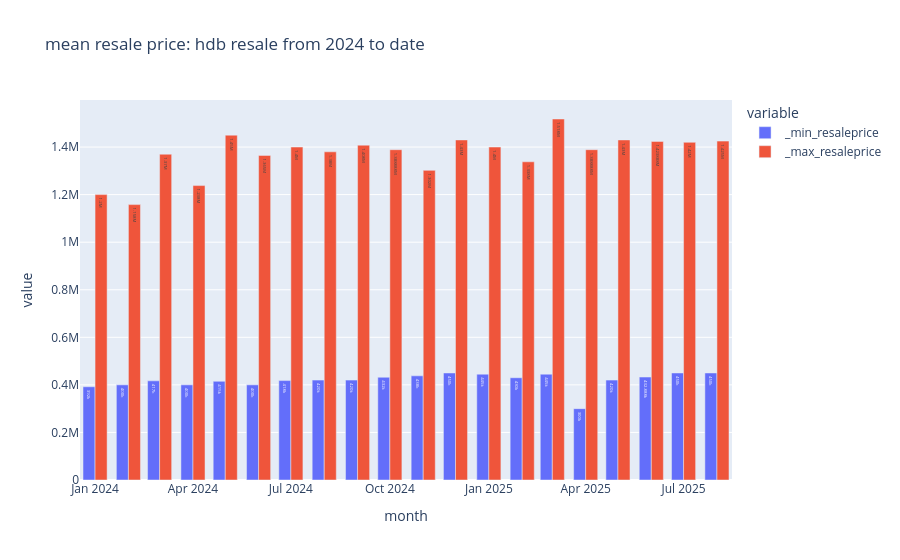

Notebook source saved alongside this figure:
### Code cell
fig = px.bar(g4, y=["_min_resaleprice","_max_resaleprice"], text_auto=True,title='mean resale price: hdb resale from 2024 to date')
fig.update_layout(barmode='group')
fig.show()

### Figure 1 — Plotly figure (JSON) as saved in the notebook; plotly's stock layout.template omitted (floating-point values rounded to 4 significant figures)
{"data": [{"hovertemplate": "variable=_min_resaleprice<br>month=%{x}<br>value=%{y}<extra></extra>", "legendgroup": "_min_resaleprice", "marker": {"color": "#636efa", "pattern": {"shape": ""}}, "name": "_min_resaleprice", "orientation": "v", "showlegend": true, "textposition": "auto", "texttemplate": "%{y}", "type": "bar", "x": ["2024-01", "2024-02", "2024-04", "2024-03", "2024-05", "2024-08", "2024-06", "2024-07", "2024-11", "2024-09", "2024-10", "2025-01", "2024-12", "2025-02", "2025-07", "2025-03", "2025-05", "2025-08", "2025-04", "2025-06"], "xaxis": "x", "y": [392000, 400000, 400000, 417000, 415000, 420000, 400000, 418000, 438000, 420000, 432000, 445000, 450000, 430000, 450000, 445000, 420000, 450000, 300000, 432888], "yaxis": "y"}, {"hovertemplate": "variable=_max_resaleprice<br>month=%{x}<br>value=%{y}<extra></extra>", "legendgroup": "_max_resaleprice", "marker": {"color": "#EF553B", "pattern": {"shape": ""}}, "name": "_max_resaleprice", "orientation": "v", "showlegend": true, "textposition": "auto", "texttemplate": "%{y}", "type": "bar", "x": ["2024-01", "2024-02", "2024-04", "2024-03", "2024-05", "2024-08", "2024-06", "2024-07", "2024-11", "2024-09", "2024-10", "2025-01", "2024-12", "2025-02", "2025-07", "2025-03", "2025-05", "2025-08", "2025-04", "2025-06"], "xaxis": "x", "y": [1200000, 1158000, 1238000, 1370000, 1450000, 1380000, 1365000, 1400000, 1302000, 1408000, 1388888, 1400000, 1430000, 1338000, 1420000, 1518000, 1430000, 1425000, 1388888, 1423888], "yaxis": "y"}], "layout": {"barmode": "group", "legend": {"title": {"text": "variable"}, "tracegroupgap": 0}, "title": {"text": "mean resale price: hdb resale from 2024 to date"}, "xaxis": {"anchor": "y", "domain": [0, 1], "title": {"text": "month"}}, "yaxis": {"anchor": "x", "domain": [0, 1], "title": {"text": "value"}}}}
